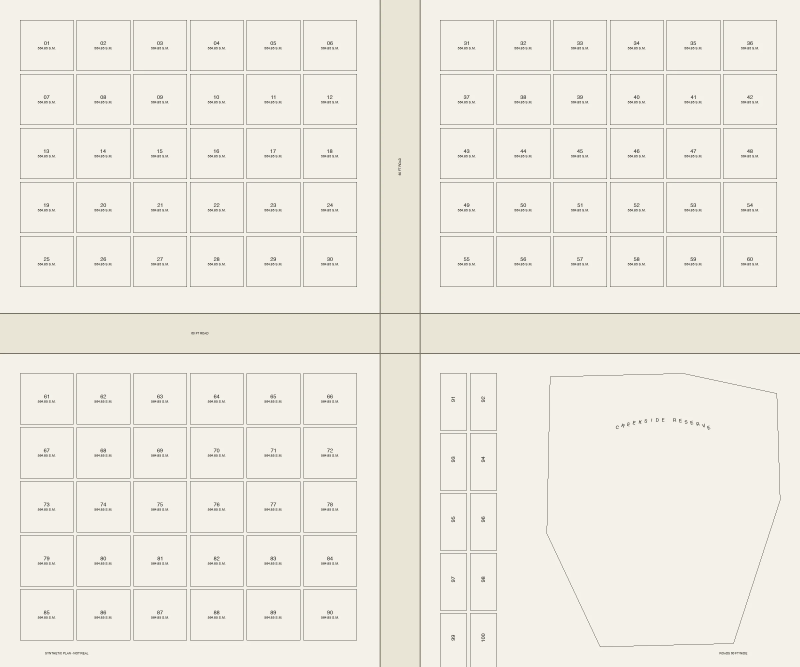
#> input picture e2e/fixtures/ocr-synthetic-small/masterplan_background.webp, 2400 x 2000 px, found by its file name (shown at 1/3 size)
$ python lot-crop-ocr.py
#> lines starting #> are read from the running program, lines starting #| are printed output that depends on the picture
#!/usr/bin/env python3
"""Lot-crop primary OCR pass: crop each polygon with padding, upscale 3x Lanczos,
OCR as one block with whitelist digits . S M, assemble number+area+S.M. as one unit.

Outputs: out/hopkins-ocr/lot-ocr.json with per-lot results.
"""
from __future__ import annotations
import json
import subprocess
import tempfile
import os
from pathlib import Path
from PIL import Image

def poly_bbox_px(poly_pct, img_w, img_h):
    xs = [p["x"] / 100 * img_w for p in poly_pct]
    ys = [p["y"] / 100 * img_h for p in poly_pct]
    return min(xs), min(ys), max(xs), max(ys)

def crop_and_ocr_lot(img, lot, lot_idx, total):
    x0, y0, x1, y1 = poly_bbox_px(lot["polygon_pct"], img.width, img.height)
    # 15% padding, min 80px
    w, h = x1 - x0, y1 - y0
    pad_x = max(80, 0.15 * w) / 2
    pad_y = max(80, 0.15 * h) / 2
    bx0 = max(0, int(x0 - pad_x))
    by0 = max(0, int(y0 - pad_y))
    bx1 = min(img.width, int(x1 + pad_x))
    by1 = min(img.height, int(y1 + pad_y))

    crop = img.crop((bx0, by0, bx1, by1))

    # Upscale 3x Lanczos
    crop = crop.resize((crop.width * 3, crop.height * 3), Image.LANCZOS)

    # Save to temp file
    with tempfile.NamedTemporaryFile(suffix='.png', delete=False) as tf:
        crop.save(tf.name, 'PNG')
        tf_path = tf.name

    try:
        # Tesseract with whitelist, single block (psm 6)
        result = subprocess.run([
            'tesseract', tf_path, 'stdout',
            '--psm', '6',
            '-c', 'tessedit_char_whitelist=0123456789.SM',
            '-c', 'preserve_interword_spaces=1'
        ], capture_output=True, text=True, timeout=30)
        text = result.stdout.strip()
    finally:
        os.unlink(tf_path)

    # Parse: look for number (digits) and area (digits.digits S.M.)
    lines = [l.strip() for l in text.split('\n') if l.strip()]

    number = None
    area = None
    area_raw = None

    import re
    # First, find all candidate area values near S.M./SM
    # Pattern: number (with decimal) followed by S.M. or SM
    all_text = ' '.join(lines)
    area_candidates = []
    for m in re.finditer(r'(\d+(?:\.\d+)?)\s*[Ss]\.?\s*[Mm]\.?', all_text):
        try:
            val = float(m.group(1))
            area_candidates.append((val, m.group(0), m.start()))
        except ValueError:
            pass

    # Pick the largest area candidate (typical lot areas are 1000+ sqm)
    if area_candidates:
        area_candidates.sort(key=lambda x: -x[0])
        area, area_raw, _ = area_candidates[0]

    # Number: find all 2-4 digit numbers that are NOT part of a decimal
    # Use negative lookbehind/lookahead to avoid matching parts of decimals
    number_candidates = []
    for m in re.finditer(r'(?<![\d.])\b(\d{2,4})\b(?![\d.])', all_text):
        val = m.group(1)
        try:
            ival = int(val)
            # Exclude if it matches the integer part of area
            if area is not None and ival == int(area):
                continue
            # Exclude obvious area-like values (1000+)
            if ival >= 1000:
                continue
            number_candidates.append((ival, m.start()))
        except ValueError:
            pass

    # Pick the number candidate that appears earliest (top of crop)
    if number_candidates:
        number_candidates.sort(key=lambda x: x[1])
        number = str(number_candidates[0][0])

    # Fallback: if no number found but we have area candidates with small values
    if number is None and area_candidates:
        # Check if any area candidate is a plausible lot number (2-4 digits, <1000)
        for val, raw, pos in area_candidates:
            if val < 1000 and val >= 10:
                number = str(int(val))
                break

    # Digit height estimate
    digit_h = crop.height / max(1, len(lines)) if lines else 0

    return {
        "lot_number": lot["lot_number"],
        "tier_key": lot.get("tier_key"),
        "crop_box": [bx0, by0, bx1, by1],
        "crop_size": [crop.width, crop.height],
        "raw_text": text,
        "lines": lines,
        "number": number,
        "area_sqm": area,
        "area_raw": area_raw,
        "digit_height_px": digit_h,
        "readable": bool(number or area)
    }

def main():
    img = Image.open('out/hopkins-ocr/masterplan_background.webp')
#> img is the input picture: PIL image 2400x2000 RGB; mean R, G, B 238.6, 235.6, 226.8
    lots = json.load(open('out/hopkins-ocr/lots.json'))
#> (reads e2e/fixtures/correction/lots.json from the repository)

    results = []
    for i, lot in enumerate(lots):
        if i % 50 == 0:
            print(f'  {i}/{len(lots)}...')
        r = crop_and_ocr_lot(img, lot, i, len(lots))
        results.append(r)
#> this loop made 1 pass
#> pass 1, in crop_and_ocr_lot, `crop = img.crop((bx0, by0, bx1, by1))`:
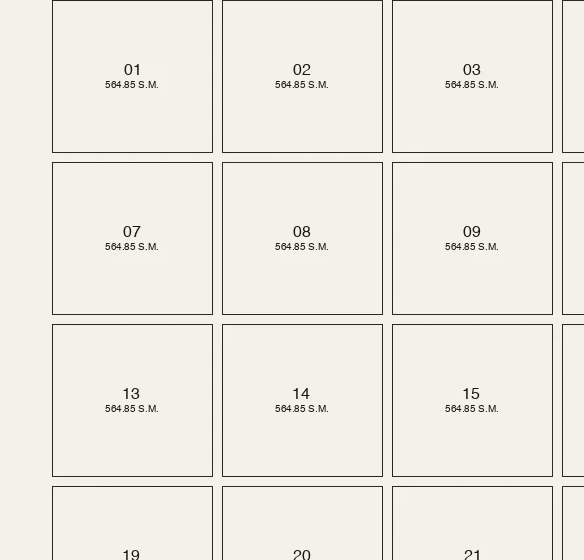
#> crop: PIL image 584x560 RGB; mean R, G, B 238.3, 235.4, 227.4
#> pass 1, in crop_and_ocr_lot, `crop = crop.resize((crop.width * 3, crop.height * 3), Image.LANCZOS)`:
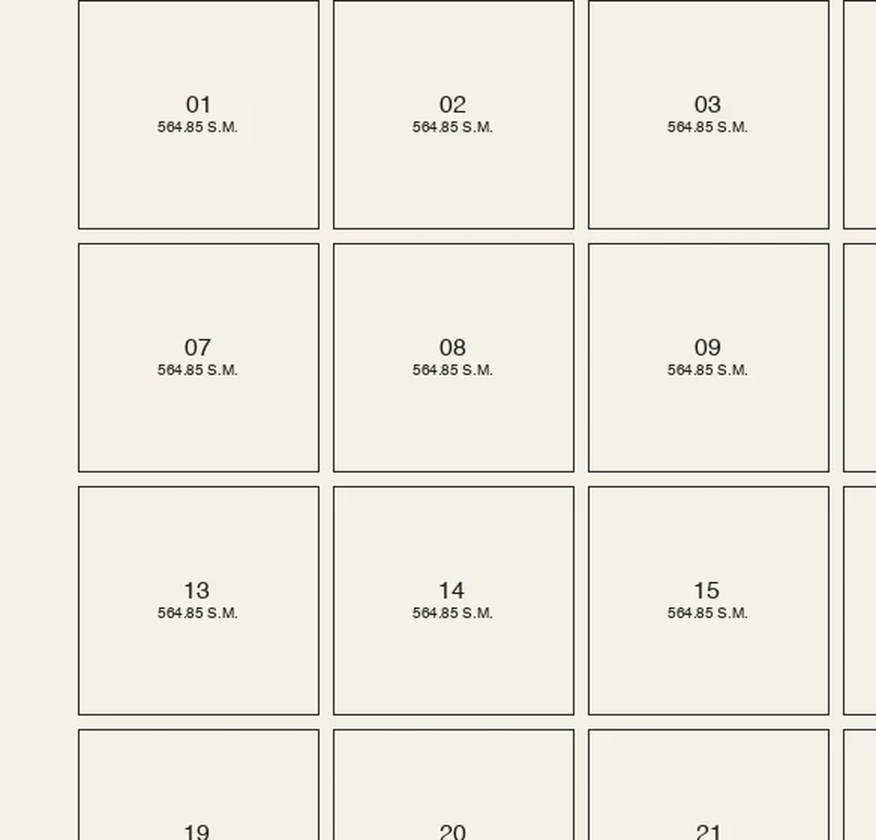
#> crop: PIL image 1752x1680 RGB (shown at 1/2 size); mean R, G, B 237.9, 235.1, 227.3
#> after the loop, results = []

    # Summary
    numbers = sum(1 for r in results if r["number"])
    areas = sum(1 for r in results if r["area_sqm"] is not None)
    readable = sum(1 for r in results if r["readable"])
    digit_heights = [r["digit_height_px"] for r in results if r["digit_height_px"] > 0]

    print(f'\n=== SUMMARY ===')
    print(f'Total lots: {len(results)}')
    print(f'Number read: {numbers} ({100*numbers/len(results):.1f}%)')
    print(f'Area read: {areas} ({100*areas/len(results):.1f}%)')
    print(f'Any readable: {readable} ({100*readable/len(results):.1f}%)')
    if digit_heights:
        print(f'Median digit height: {sorted(digit_heights)[len(digit_heights)//2]:.1f}px')

    out = {
        "image": "masterplan_background.webp",
        "total_lots": len(results),
        "summary": {
            "number_read": numbers,
            "area_read": areas,
            "any_readable": readable,
            "median_digit_height_px": sorted(digit_heights)[len(digit_heights)//2] if digit_heights else 0
        },
        "lots": results
    }

    Path('out/hopkins-ocr/lot-ocr.json').write_text(json.dumps(out, indent=1) + '\n')
    print('Wrote out/hopkins-ocr/lot-ocr.json')

if __name__ == '__main__':
    main()
#> (the call stopped at in crop_and_ocr_lot, `result = subprocess.run([ 'tesseract', tf_path, 'stdout', '--psm', '6'..`: subprocess is not available in this run)
